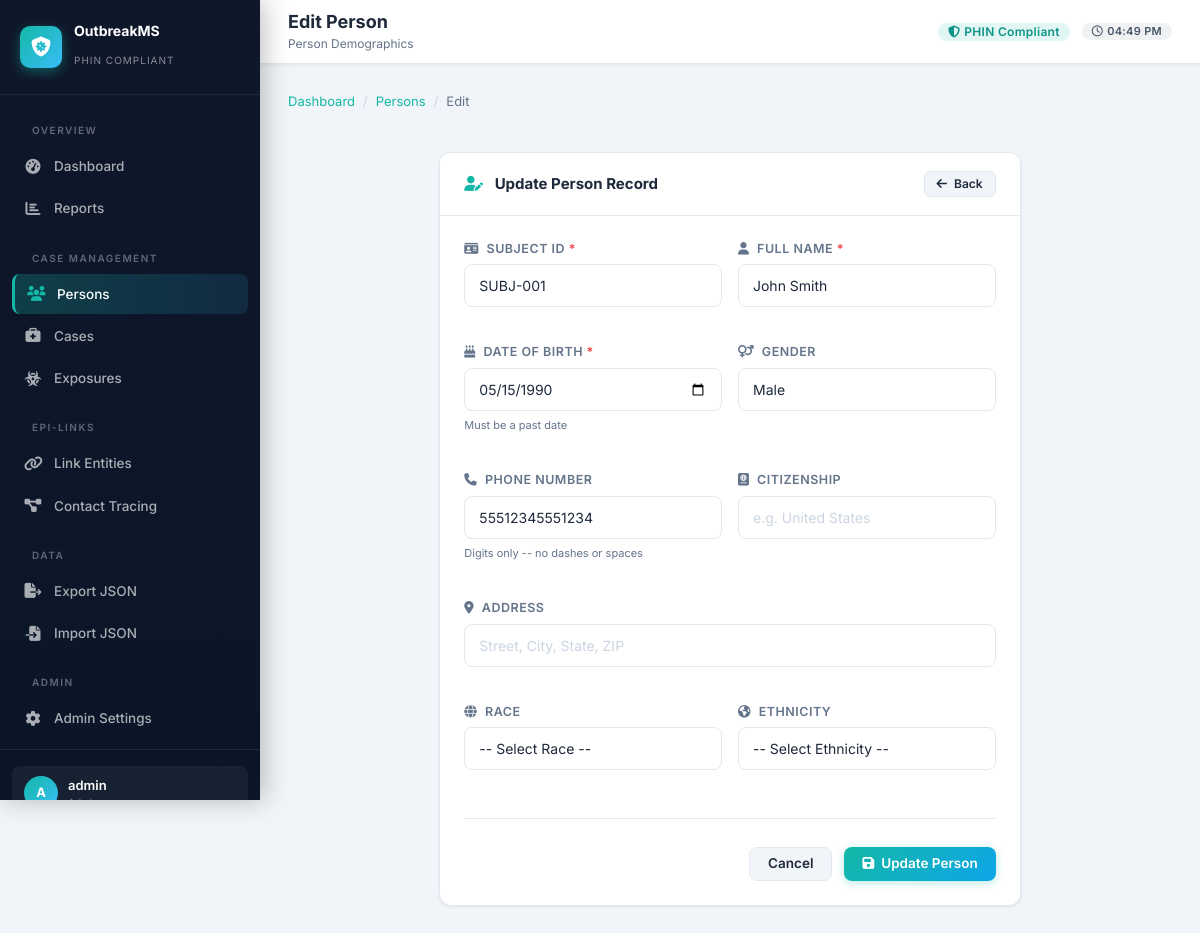
The page /persons/1/edit (signed in) on the database its author committed.
### app.py (models this page shows, shortened)
class User(db.Model, UserMixin):
    __tablename__ = "users"
    id            = db.Column(db.Integer, primary_key=True)
    username      = db.Column(db.String(80), unique=True, nullable=False)
    password_hash = db.Column(db.String(256), nullable=False)
    role          = db.Column(db.String(20), nullable=False, default="investigator")
    def is_admin(self): return self.role == "admin"

class Person(db.Model):
    __tablename__ = "persons"
    id          = db.Column(db.Integer, primary_key=True)
    subject_id  = db.Column(db.String(50), unique=True, nullable=False)
    name        = db.Column(db.String(120), nullable=False)
    dob         = db.Column(db.Date, nullable=False)
    gender      = db.Column(db.String(20))
    address     = db.Column(db.String(250))
    phone       = db.Column(db.String(20))
    race        = db.Column(db.String(60))
    ethnicity   = db.Column(db.String(60))
    citizenship = db.Column(db.String(60))
    cases       = db.relationship("Case", backref="person", lazy=True)
    exposures   = db.relationship("Exposure", backref="person", lazy=True)

### app.py (the view, shortened to what this page needs)
@app.route("/persons/<int:pid>/edit", methods=["GET","POST"])
@login_required
def edit_person(pid):
    person = Person.query.get_or_404(pid)
    return render_template("person_form.html", person=person, form_data={})

### app.py (called while the page is built)
@login_manager.user_loader
def load_user(uid): return User.query.get(int(uid))

@app.context_processor
def inject_globals():
    return {'now': __import__('datetime').datetime.utcnow()}

### templates/person_form.html (shortened to what this page needs)
{% extends "base.html" %}
{% block page_title %}{{ "Edit" if person else "Register" }} Person{% endblock %}
{% block page_subtitle %}Person Demographics{% endblock %}
{% block content %}
<div class="d-flex align-items-center mb-4">
  <div class="breadcrumb">
    <a href="{{ url_for('dashboard') }}">Dashboard</a>
    <span class="breadcrumb-sep">/</span>
    <a href="{{ url_for('persons') }}">Persons</a>
    <span class="breadcrumb-sep">/</span>
    <span>{{ "Edit" if person else "New" }}</span>
  </div>
</div>
<div class="row justify-content-center">
  <div class="col-xl-8 col-lg-10" data-aos="fade-up">
    <div class="card">
      <div class="card-header">
        <h5>
          <i class="fa-solid fa-user-{{ 'pen' if person else 'plus' }} me-2 text-teal"></i>
          {{ "Update Person Record" if person else "Register New Person" }}
        </h5>
        <a href="{{ url_for('persons') }}" class="btn btn-secondary btn-sm">
          <i class="fa-solid fa-arrow-left"></i> Back
        </a>
      </div>
      <div class="card-body">
        {% set fd = person if person else form_data %}
        <form method="POST">
          <div class="row g-3">
            <div class="col-md-6">
              <div class="form-group">
                <label class="form-label" for="subject_id">
                  <i class="fa-solid fa-id-card me-1"></i> Subject ID <span style="color:var(--danger)">*</span>
                </label>
                <input type="text" id="subject_id" name="subject_id" class="form-control"
                  value="{{ fd.subject_id if fd else '' }}" placeholder="e.g. SUBJ-001" required />
              </div>
            </div>
            <div class="col-md-6">
              <div class="form-group">
                <label class="form-label" for="name">
                  <i class="fa-solid fa-user me-1"></i> Full Name <span style="color:var(--danger)">*</span>
                </label>
                <input type="text" id="name" name="name" class="form-control"
                  value="{{ fd.name if fd else '' }}" placeholder="Full legal name" required />
              </div>
            </div>
            <div class="col-md-6">
              <div class="form-group">
                <label class="form-label" for="dob">
                  <i class="fa-solid fa-cake-candles me-1"></i> Date of Birth <span style="color:var(--danger)">*</span>
                </label>
                <input type="date" id="dob" name="dob" class="form-control"
                  value="{{ fd.dob.strftime('%Y-%m-%d') if fd and fd.dob and fd.dob is not string else (fd.dob if fd else '') }}"
                  max="{{ now.strftime('%Y-%m-%d') }}" required />
                <small style="color:var(--text-muted);font-size:11px">Must be a past date</small>
              </div>
            </div>
            <div class="col-md-6">
              <div class="form-group">
                <label class="form-label" for="gender">
                  <i class="fa-solid fa-venus-mars me-1"></i> Gender
                </label>
                <select id="gender" name="gender" class="form-select">
                  {% for g in ['Male','Female','Non-binary','Unknown','Other'] %}
                  <option value="{{ g }}" {{ 'selected' if fd and fd.gender == g else '' }}>{{ g }}</option>
                  {% endfor %}
                </select>
              </div>
            </div>
            <div class="col-md-6">
              <div class="form-group">
                <label class="form-label" for="phone">
                  <i class="fa-solid fa-phone me-1"></i> Phone Number
                </label>
                <input type="text" id="phone" name="phone" class="form-control"
                  value="{{ fd.phone if fd else '' }}" placeholder="Digits only, e.g. 5551234567"
                  pattern="\d*" title="Digits only" />
                <small style="color:var(--text-muted);font-size:11px">Digits only -- no dashes or spaces</small>
              </div>
            </div>
            <div class="col-md-6">
              <div class="form-group">
                <label class="form-label" for="citizenship">
                  <i class="fa-solid fa-passport me-1"></i> Citizenship
                </label>
                <input type="text" id="citizenship" name="citizenship" class="form-control"
                  value="{{ fd.citizenship if fd else '' }}" placeholder="e.g. United States" />
              </div>
            </div>
            <div class="col-12">
              <div class="form-group">
                <label class="form-label" for="address">
                  <i class="fa-solid fa-location-dot me-1"></i> Address
                </label>
                <input type="text" id="address" name="address" class="form-control"
                  value="{{ fd.address if fd else '' }}" placeholder="Street, City, State, ZIP" />
              </div>
            </div>
            <div class="col-md-6">
              <div class="form-group">
                <label class="form-label" for="race">
                  <i class="fa-solid fa-globe me-1"></i> Race
                </label>
                <select id="race" name="race" class="form-select">
                  <option value="">-- Select Race --</option>
                </select>
              </div>
            </div>
            <div class="col-md-6">
              <div class="form-group">
                <label class="form-label" for="ethnicity">
                  <i class="fa-solid fa-earth-americas me-1"></i> Ethnicity
                </label>
                <select id="ethnicity" name="ethnicity" class="form-select">
                  <option value="">-- Select Ethnicity --</option>
                </select>
              </div>
            </div>
          </div>
          <div class="section-divider"></div>
          <div style="display:flex;gap:12px;justify-content:flex-end">
            <a href="{{ url_for('persons') }}" class="btn btn-secondary">Cancel</a>
            <button type="submit" class="btn btn-primary">
              <i class="fa-solid fa-{{ 'floppy-disk' if person else 'plus' }}"></i>
              {{ "Update Person" if person else "Register Person" }}
            </button>
          </div>
        </form>
      </div>
    </div>
  </div>
</div>
{% endblock %}

### templates/base.html (shortened to what this page needs)
<!DOCTYPE html>
<html lang="en">
<head>
  <link rel="stylesheet" href="https://cdnjs.cloudflare.com/ajax/libs/font-awesome/6.5.0/css/all.min.css" />
  <link rel="stylesheet" href="https://cdnjs.cloudflare.com/ajax/libs/animate.css/4.1.1/animate.min.css" />
  <link rel="stylesheet" href="https://unpkg.com/aos@2.3.4/dist/aos.css" />
  <link rel="stylesheet" href="https://cdn.jsdelivr.net/npm/bootstrap@5.3.2/dist/css/bootstrap.min.css" />
  <link rel="stylesheet" href="{{ url_for('static', filename='css/custom.css') }}" />
</head>
<body>
  <aside class="sidebar" id="sidebar">
    <a href="{{ url_for('dashboard') }}" class="sidebar-brand">
      <div class="brand-icon"><i class="fa-solid fa-shield-virus"></i></div>
      <div class="brand-text">
        <h6>OutbreakMS</h6>
        <span>PHIN Compliant</span>
      </div>
    </a>
    <nav class="sidebar-nav">
      <div class="sidebar-section-label">Overview</div>
      <div class="nav-item">
        <a href="{{ url_for('dashboard') }}" class="nav-link {% if request.endpoint == 'dashboard' %}active{% endif %}">
          <i class="fa-solid fa-gauge-high"></i> Dashboard
        </a>
      </div>
      <div class="nav-item">
        <a href="{{ url_for('reports') }}" class="nav-link {% if request.endpoint == 'reports' %}active{% endif %}">
          <i class="fa-solid fa-chart-bar"></i> Reports
        </a>
      </div>
      <div class="sidebar-section-label">Case Management</div>
      <div class="nav-item">
        <a href="{{ url_for('persons') }}" class="nav-link {% if 'person' in request.endpoint %}active{% endif %}">
          <i class="fa-solid fa-users"></i> Persons
        </a>
      </div>
      <div class="nav-item">
        <a href="{{ url_for('cases') }}" class="nav-link {% if 'case' in request.endpoint and request.endpoint != 'contacts' %}active{% endif %}">
          <i class="fa-solid fa-briefcase-medical"></i> Cases
        </a>
      </div>
      <div class="nav-item">
        <a href="{{ url_for('exposures') }}" class="nav-link {% if 'exposure' in request.endpoint %}active{% endif %}">
          <i class="fa-solid fa-biohazard"></i> Exposures
        </a>
      </div>
      <div class="sidebar-section-label">Epi-Links</div>
      <div class="nav-item">
        <a href="{{ url_for('links') }}" class="nav-link {% if request.endpoint == 'links' %}active{% endif %}">
          <i class="fa-solid fa-link"></i> Link Entities
        </a>
      </div>
      <div class="nav-item">
        <a href="{{ url_for('contacts') }}" class="nav-link {% if request.endpoint == 'contacts' %}active{% endif %}">
          <i class="fa-solid fa-diagram-project"></i> Contact Tracing
        </a>
      </div>
      <div class="sidebar-section-label">Data</div>
      <div class="nav-item">
        <a href="{{ url_for('export_data') }}" class="nav-link">
          <i class="fa-solid fa-file-export"></i> Export JSON
        </a>
      </div>
      {% if current_user.is_admin() %}
      <div class="nav-item">
        <a href="{{ url_for('import_data') }}" class="nav-link {% if request.endpoint == 'import_data' %}active{% endif %}">
          <i class="fa-solid fa-file-import"></i> Import JSON
        </a>
      </div>
      <div class="sidebar-section-label">Admin</div>
      <div class="nav-item">
        <a href="{{ url_for('admin_settings') }}" class="nav-link {% if request.endpoint == 'admin_settings' %}active{% endif %}">
          <i class="fa-solid fa-gear"></i> Admin Settings
        </a>
      </div>
      {% endif %}
    </nav>
    <div class="sidebar-footer">
      <div class="user-info">
        <div class="user-avatar">{{ current_user.username[0]|upper }}</div>
        <div class="user-details">
          <div class="username">{{ current_user.username }}</div>
          <div class="user-role">{{ current_user.role }}</div>
        </div>
      </div>
    </div>
  </aside>
  <div class="main-content">
    <header class="top-navbar">
      <div>
        <h1 class="page-title d-inline">{% block page_title %}Dashboard{% endblock %}</h1>
        <div class="page-subtitle">{% block page_subtitle %}{% endblock %}</div>
      </div>
      <div class="navbar-actions">
        <span class="badge badge-teal" style="font-size:12px">
          <i class="fa-solid fa-shield-halved me-1"></i> PHIN Compliant
        </span>
        <span class="badge badge-gray" style="font-size:11px">
          <i class="fa-regular fa-clock me-1"></i>
          <span id="live-time"></span>
        </span>
      </div>
    </header>
    <div class="page-wrapper">
      {% block content %}{% endblock %}
    </div>
  </div>
</body>
</html>

### rows shown on the page
User: username "A", username "admin"
Person: subject_id "SUBJ-001", name "John Smith", dob "05/15/1990", phone "55512345551234"

### other values the page prints
{{ "Edit" if person else "Register" }} "Edit"
{{ "Edit" if person else "New" }} "Edit"
{{ "Update Person Record" if person else "Register New Person" }} "Update Person Record"
{{ "Update Person" if person else "Register Person" }} "Update Person"
form field gender "Male"
